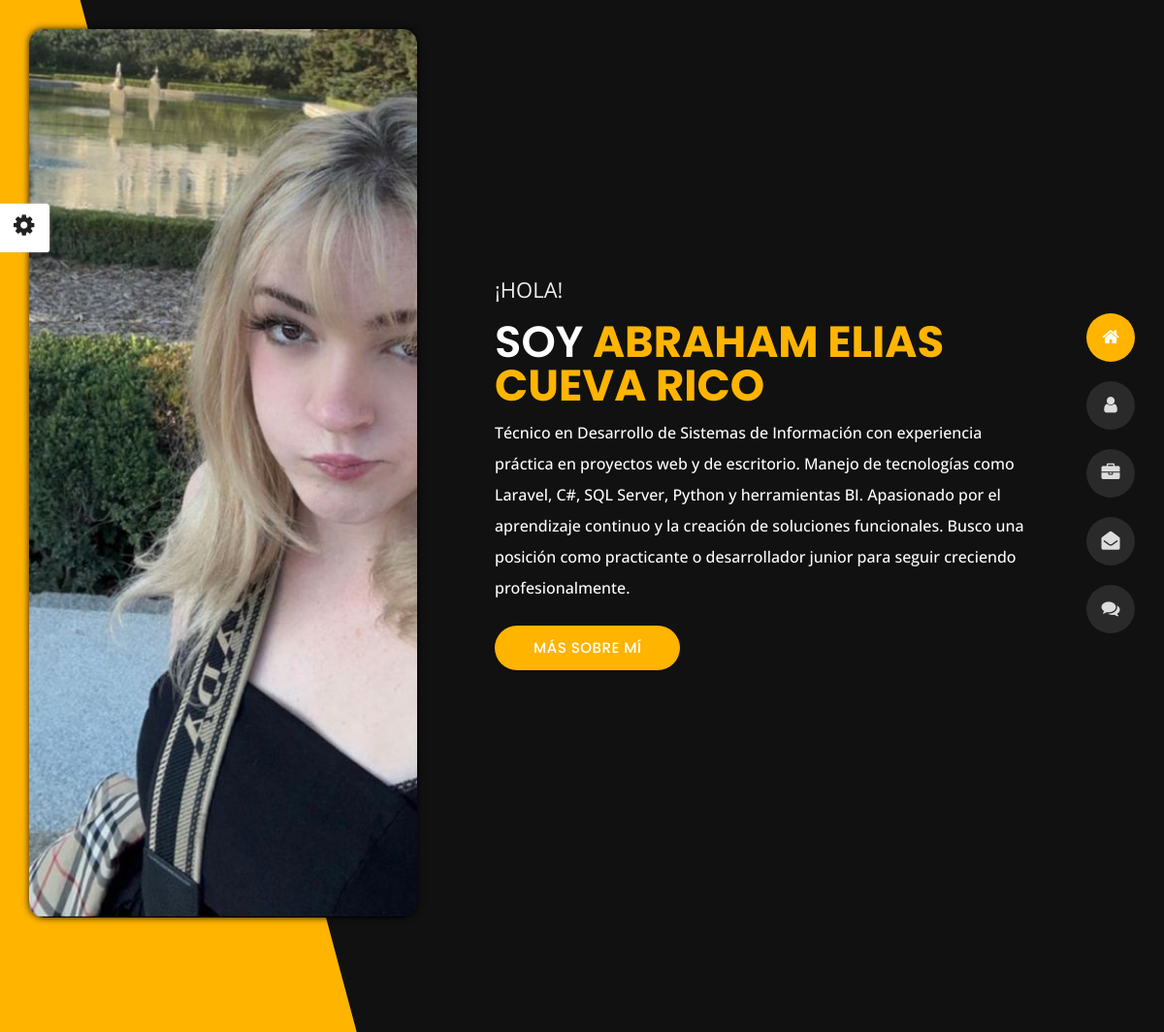
The page / on the database its author committed.
### core/models.py (models this page shows, shortened)
class HomeContent(models.Model):
    saludo = models.CharField(max_length=100, verbose_name="Saludo (ej. ¡Hola!)")
    nombre = models.CharField(max_length=100, verbose_name="Nombre completo")
    descripcion = RichTextField(verbose_name="Descripción")
    imagen = models.ImageField(upload_to='home/', verbose_name="Imagen principal")
    texto_boton = models.CharField(max_length=50, default="Más sobre mí", verbose_name="Texto del botón")
    enlace_boton = models.URLField(default="/about", verbose_name="Enlace del botón")
    class Meta:
        verbose_name = "Contenido de Inicio"
        verbose_name_plural = "Contenido de Inicio"

### core/views.py (the view)
# urls.py: path('', views.index, name='index'),
def index(request):
    home = HomeContent.objects.first()
    context = {
        'home': home,
        'now': datetime.now(),
        'body_class': 'home',
    }
    return render(request, 'core/index.html', context)

### core/context_processors.py (called while the page is built)
def site_settings(request):
    setting = SiteSetting.objects.first()
    return {'site_setting': setting}

### core/templates/core/index.html (shortened to what this page needs)
{% extends 'core/base.html' %}
{% block content %}
<section class="container-fluid main-container container-home p-0 revealator-slideup revealator-once revealator-delay1">
    <div class="row home-details-container align-items-center">
        <div class="col-lg-4 bg position-fixed d-none d-lg-block" style="background-image: url('{{ home.imagen.url }}'); background-size: cover;;"></div>
        <div class="col-12 col-lg-8 offset-lg-4 home-details text-left text-sm-center text-lg-left">
            <div>
                <h6 class="text-uppercase open-sans-font mb-0 d-block d-sm-none d-lg-block">{{ home.saludo }}</h6>
                <h1 class="text-uppercase poppins-font"><span>Soy</span> {{ home.nombre }}</h1>
                <div class="open-sans-font">{{ home.descripcion|safe }}</div>
                <a href="{{ home.enlace_boton }}" class="btn btn-about">{{ home.texto_boton }}</a>
            </div>
        </div>
    </div>
</section>
{% endblock %}

### static/css/style.css (style rules this page uses)
html { overflow-x: hidden; height: 100%; }
body { font-family: 'Poppins', sans-serif; font-size: 15px; color: #fff; font-weight: 500; line-height: 1.6; position: relative; background-size: cover; background-position: center; height: 100%; width: 100%; background-color: #111; }
.poppins-font { font-family: 'Poppins', sans-serif; }
.open-sans-font { font-family: 'Open Sans', sans-serif; }
.no-transform { transform: none !important; }
.btn { box-shadow: none !important; border-radius: 26px; font-weight: 500; height: 46px; line-height: 46px; font-size: 15px; text-transform: uppercase; color: #fff; padding: 0 40px; outline: none !important; overflow: hidden; display: inline-block; position: relative; font-family: 'Poppins', sans-serif; letter-spacing: .5px; border: 0; }
.btn, .btn:hover, .btn:focus { color: #fff; text-decoration: none; }
.home .bg { background-size: cover; background-repeat: no-repeat; background-position: top; height: calc(100vh - 60px); z-index: 111; border-radius: 15px; left: 30px; top: 30px; box-shadow: 0 0 7px rgba(0,0,0,.9); }
.home .container-home { display: flex; align-items: center; min-height: 100%; }
.home .home-details > div { max-width: 550px; margin: 0 auto; }
.home .home-details h1 { font-size: 45px; line-height: 45px; font-weight: 700; margin: 18px 0 10px; }
.home .home-details h1 span { color: #fff; font-weight: 600; }
.home .home-details h6 { color: #eee; font-size: 22px; font-weight: 400; display: block; }
.home .home-details p { margin: 10px 0 23px; font-size: 16px; line-height: 32px; }
@media (min-width: 992px) { .home .home-details-container { width: 100%; height: 100vh; } }
@media (min-width: 992px) { body.home { overflow: hidden; } }
@media (min-width: 992px) { .btn:before { font: 15px/1.2em FontAwesome; color: #fff; position: absolute; height: 100%; right: 25px; top: 50%; margin-top: -9px; transition: all 0.3s; opacity: 0; filter: alpha(opacity=0); -webkit-transform: translateX(-20px); transform: translateX(-20px); } }
@media (min-width: 992px) { .btn.btn-about:before { content: "\f007"; } }

### static/css/skins/yellow.css (style rules this page uses)
.home h1, .about .box-stats h3, .title-section h1 span, #menu li.active a, body.light #menu li.active a, .blog .post-container:hover .post-content .entry-header h3 a, .blog .post-content .entry-header h3 a:hover, .contact .custom-span-contact i, .portfolio .slideshow figcaption h3, .portfolio .slideshow a, .portfolio .grid figure:hover figcaption, .blog-post .meta i { color: #ffb400; }
.about .resume-box .icon, .contact ul.social li a:hover, body.light.contact ul.social li a:hover, .preloader .loader, .blog .page-link:hover, .blog .page-item.active .page-link, body.light.blog .page-link:hover, body.light.blog .page-item.active .page-link, .portfolio .grid li figure div, .header ul.icon-menu li.icon-box.active, .header ul.icon-menu li.icon-box:hover, body.light .header ul.icon-menu li.icon-box.active, body.light .header ul.icon-menu li.icon-box:hover, .btn, .header .icon-box h2, .home .color-block, .title-section hr, .portfolio .slideshow .carousel-indicators li.active { background-color: #ffb400; }

### static/css/skins/blue.css (style rules this page uses)
.home h1, .about .box-stats h3, .title-section h1 span, #menu li.active a, body.light #menu li.active a, .blog .post-container:hover .post-content .entry-header h3 a, .blog .post-content .entry-header h3 a:hover, .contact .custom-span-contact i, .portfolio .slideshow figcaption h3, .portfolio .slideshow a, .portfolio .grid figure:hover figcaption, .blog-post .meta i { color: #4169e1; }
.about .resume-box .icon, .contact ul.social li a:hover, body.light.contact ul.social li a:hover, .preloader .loader, .blog .page-link:hover, .blog .page-item.active .page-link, body.light.blog .page-link:hover, body.light.blog .page-item.active .page-link, .portfolio .grid li figure div, .header ul.icon-menu li.icon-box.active, .header ul.icon-menu li.icon-box:hover, body.light .header ul.icon-menu li.icon-box.active, body.light .header ul.icon-menu li.icon-box:hover, .btn, .header .icon-box h2, .home .color-block, .title-section hr, .portfolio .slideshow .carousel-indicators li.active { background-color: #4169e1; }

### rows shown on the page
HomeContent: imagen (picture), saludo "¡HOLA!", nombre "ABRAHAM ELIAS CUEVA RICO", descripcion "Técnico en Desarrollo de Sistemas de Información con experiencia práctica en proyectos web y de escritorio. Manejo de tecnologías como Laravel, C#, SQL Server, Python y herramientas BI. Apasionado por el aprendizaje continuo y la creación de soluciones funcionales. Busco una posición como practicante o desarrollador junior para seguir creciendo profesionalmente."
